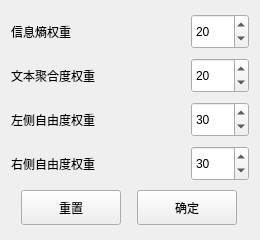
<?xml version="1.0" encoding="UTF-8"?>
<ui version="4.0">
 <class>Form</class>
 <widget class="QWidget" name="Form">
  <property name="geometry">
   <rect>
    <x>0</x>
    <y>0</y>
    <width>260</width>
    <height>240</height>
   </rect>
  </property>
  <property name="minimumSize">
   <size>
    <width>260</width>
    <height>240</height>
   </size>
  </property>
  <property name="maximumSize">
   <size>
    <width>260</width>
    <height>240</height>
   </size>
  </property>
  <property name="windowTitle">
   <string>Text Tools - 权重设置</string>
  </property>
  <property name="windowIcon">
   <iconset>
    <normaloff>src/img/QIcon.png</normaloff>src/img/QIcon.png</iconset>
  </property>
  <layout class="QGridLayout" name="gridLayout" columnstretch="3,1">
   <item row="0" column="0">
    <widget class="QLabel" name="label">
     <property name="minimumSize">
      <size>
       <width>0</width>
       <height>35</height>
      </size>
     </property>
     <property name="maximumSize">
      <size>
       <width>16777215</width>
       <height>35</height>
      </size>
     </property>
     <property name="text">
      <string>信息熵权重</string>
     </property>
    </widget>
   </item>
   <item row="0" column="1">
    <widget class="QSpinBox" name="spinBox_H">
     <property name="minimumSize">
      <size>
       <width>0</width>
       <height>35</height>
      </size>
     </property>
     <property name="maximumSize">
      <size>
       <width>16777215</width>
       <height>35</height>
      </size>
     </property>
     <property name="maximum">
      <number>100</number>
     </property>
     <property name="value">
      <number>20</number>
     </property>
    </widget>
   </item>
   <item row="1" column="0">
    <widget class="QLabel" name="label_2">
     <property name="minimumSize">
      <size>
       <width>0</width>
       <height>35</height>
      </size>
     </property>
     <property name="maximumSize">
      <size>
       <width>16777215</width>
       <height>35</height>
      </size>
     </property>
     <property name="text">
      <string>文本聚合度权重</string>
     </property>
    </widget>
   </item>
   <item row="1" column="1">
    <widget class="QSpinBox" name="spinBox_Dop">
     <property name="minimumSize">
      <size>
       <width>0</width>
       <height>35</height>
      </size>
     </property>
     <property name="maximumSize">
      <size>
       <width>16777215</width>
       <height>35</height>
      </size>
     </property>
     <property name="maximum">
      <number>100</number>
     </property>
     <property name="value">
      <number>20</number>
     </property>
    </widget>
   </item>
   <item row="2" column="0">
    <widget class="QLabel" name="label_3">
     <property name="minimumSize">
      <size>
       <width>0</width>
       <height>35</height>
      </size>
     </property>
     <property name="maximumSize">
      <size>
       <width>16777215</width>
       <height>35</height>
      </size>
     </property>
     <property name="text">
      <string>左侧自由度权重</string>
     </property>
    </widget>
   </item>
   <item row="2" column="1">
    <widget class="QSpinBox" name="spinBox_LeftFree">
     <property name="minimumSize">
      <size>
       <width>0</width>
       <height>35</height>
      </size>
     </property>
     <property name="maximumSize">
      <size>
       <width>16777215</width>
       <height>35</height>
      </size>
     </property>
     <property name="maximum">
      <number>100</number>
     </property>
     <property name="value">
      <number>30</number>
     </property>
    </widget>
   </item>
   <item row="3" column="0">
    <widget class="QLabel" name="label_4">
     <property name="minimumSize">
      <size>
       <width>0</width>
       <height>35</height>
      </size>
     </property>
     <property name="maximumSize">
      <size>
       <width>16777215</width>
       <height>35</height>
      </size>
     </property>
     <property name="text">
      <string>右侧自由度权重</string>
     </property>
    </widget>
   </item>
   <item row="3" column="1">
    <widget class="QSpinBox" name="spinBox_RightFree">
     <property name="minimumSize">
      <size>
       <width>0</width>
       <height>35</height>
      </size>
     </property>
     <property name="maximumSize">
      <size>
       <width>16777215</width>
       <height>35</height>
      </size>
     </property>
     <property name="maximum">
      <number>100</number>
     </property>
     <property name="value">
      <number>30</number>
     </property>
    </widget>
   </item>
   <item row="4" column="0" colspan="2">
    <layout class="QHBoxLayout" name="horizontalLayout">
     <item>
      <widget class="QPushButton" name="pushButton_reset">
       <property name="minimumSize">
        <size>
         <width>100</width>
         <height>35</height>
        </size>
       </property>
       <property name="maximumSize">
        <size>
         <width>100</width>
         <height>35</height>
        </size>
       </property>
       <property name="text">
        <string>重置</string>
       </property>
      </widget>
     </item>
     <item>
      <widget class="QPushButton" name="pushButton_close">
       <property name="minimumSize">
        <size>
         <width>100</width>
         <height>35</height>
        </size>
       </property>
       <property name="maximumSize">
        <size>
         <width>100</width>
         <height>35</height>
        </size>
       </property>
       <property name="text">
        <string>确定</string>
       </property>
      </widget>
     </item>
    </layout>
   </item>
  </layout>
 </widget>
 <resources/>
 <connections>
  <connection>
   <sender>pushButton_close</sender>
   <signal>clicked()</signal>
   <receiver>Form</receiver>
   <slot>close()</slot>
   <hints>
    <hint type="sourcelabel">
     <x>224</x>
     <y>210</y>
    </hint>
    <hint type="destinationlabel">
     <x>289</x>
     <y>215</y>
    </hint>
   </hints>
  </connection>
 </connections>
</ui>
